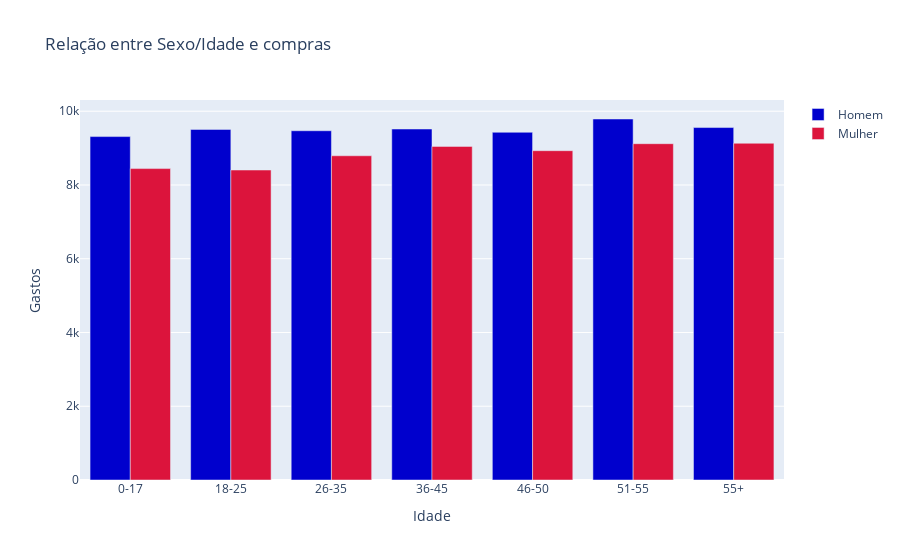

The cell this chart's notebook holds for it:
### Code cell
trace_Homem = go.Bar(x = Ages,
                      y = Homem_media,
                    
                  name='Homem',
                  marker=dict(color='#0000CD'))

trace_Mulher = go.Bar(x = Ages,
                      y = Mulher_media,
                    
                name='Mulher',
                marker=dict(color='#DC143C'))

data = [trace_Homem, trace_Mulher]

layout = go.Layout(title="Relação entre Sexo/Idade e compras",
                   xaxis=dict(title='Idade'),
                   yaxis=dict(title='Gastos'))

fig = go.Figure(data=data, layout=layout)

py.iplot(fig,)

### Figure 1 — Plotly figure (JSON) as saved in the notebook; plotly's stock layout.template omitted (floating-point values rounded to 4 significant figures)
{"data": [{"marker": {"color": "#0000CD"}, "name": "Homem", "type": "bar", "x": ["0-17", "18-25", "26-35", "36-45", "46-50", "51-55", "55+"], "y": [9312.0, 9506.0, 9471.0, 9517.0, 9429.0, 9789.0, 9557.0]}, {"marker": {"color": "#DC143C"}, "name": "Mulher", "type": "bar", "x": ["0-17", "18-25", "26-35", "36-45", "46-50", "51-55", "55+"], "y": [8445.0, 8405.0, 8792.0, 9047.0, 8929.0, 9120.0, 9131.0]}], "layout": {"title": {"text": "Relação entre Sexo/Idade e compras"}, "xaxis": {"title": {"text": "Idade"}}, "yaxis": {"title": {"text": "Gastos"}}}}
